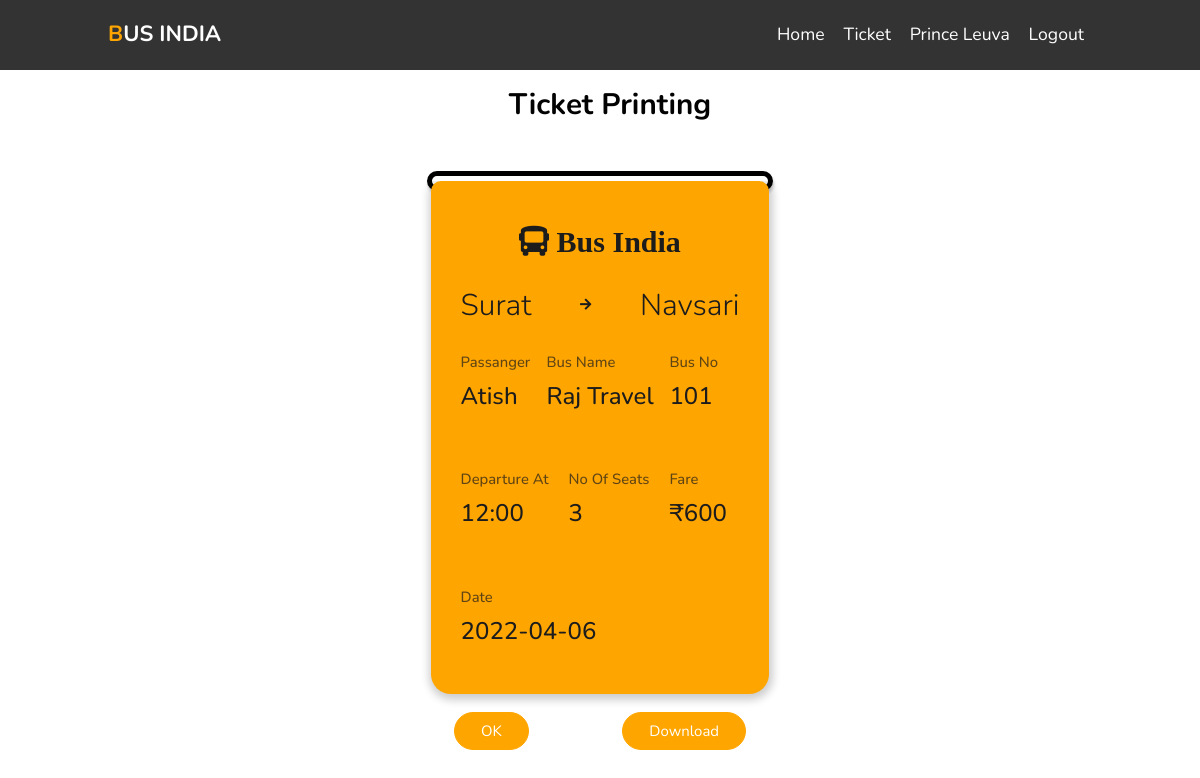
The page /profile/test.php?t_id=134 (signed in) on the database its author committed.
### tables this page shows
CREATE TABLE IF NOT EXISTS `ticket` (
  `id` int NOT NULL,
  `uid` int NOT NULL,
  `pname` varchar(20) NOT NULL,
  `busnumber` varchar(20) NOT NULL,
  `busname` varchar(20) NOT NULL,
  `date` date NOT NULL,
  `departure` varchar(20) NOT NULL,
  `duration` varchar(20) NOT NULL,
  `arrival` varchar(20) NOT NULL,
  `seat` varchar(20) NOT NULL,
  `fare` varchar(20) NOT NULL,
  `pay` varchar(20) NOT NULL
);

### profile/test.php (the view, shortened to what this page needs)
<?php
include('../admin/config/dbcon.php');
?>
<!DOCTYPE html>
<html lang="en">
<head>
    <link href="https://maxcdn.bootstrapcdn.com/font-awesome/4.3.0/css/font-awesome.min.css" rel="stylesheet">
<link rel="stylesheet" href="https://netdna.bootstrapcdn.com/bootstrap/3.3.4/css/bootstrap.min.css">
<link rel="stylesheet" href="../ticket.css">
<link href="https://maxcdn.bootstrapcdn.com/font-awesome/4.3.0/css/font-awesome.min.css" rel="stylesheet">
    <link rel="stylesheet" href="https://unpkg.com/swiper/swiper-bundle.min.css" />
    <link rel="stylesheet" href="https://cdnjs.cloudflare.com/ajax/libs/font-awesome/5.15.3/css/all.min.css">
    <link rel="stylesheet" href="style.css">
</head>
<body style="font-size: 18.5px;">
<header style="padding: 0rem 9%;">
    <a href="../user.php" class="logo"><span>B</span>US INDIA</a>
    <nav class="navbar" style="padding-top: 20px;">
    <a href="../user.php" > Home</a>
                <a href="../ticket.php" >Ticket</a>
                <a href="profile.php" >
                <?php
                if(isset($_SESSION['auth']))
                {
                echo $_SESSION['auth_user']['user_name'];
                }
                else{
                echo "not logged in";
                }
                ?></a>
            <a href="../logout.php" >Logout</a>
    </nav>
</header>
<main class="ticket-system" style="padding-top: 68px;">
   <?php
                                       if(isset($_GET['t_id']))
                                       {
                                       $user_id = $_GET['t_id'];
                                       $query= "SELECT * FROM ticket WHERE id='$user_id'";
                                       $query_run = mysqli_query($con, $query);
                                       if(mysqli_num_rows ($query_run) > 0)
                                       {
                                       foreach($query_run as $row)
                                       {
                                                ?>
       <div class="top">
   <h1 class="title"><b>Ticket Printing</b></h1>
   </div>
   <div class="receipts-wrapper">
      <div class="receipts" id="printableArea">
         <div class="receipt">
         <h2 style="text-align: center"><i class="fa fa-bus"> Bus India</i></h2>
            <div class="route" style="font-size: 0.7em;">
               <h2 name="departure"><?php echo $row['departure']; ?></h2>
                  <i class="fas fa-arrow-right"></i>
               <h2 name="arrival"><?php echo $row['arrival']; ?></h2>
            </div>
            <div class="details">
               <div class="item">
                  <span>Passanger</span>
                  <h3 name="pname"><?php echo $row['pname']; ?></h3>
               </div>
               <div class="item">
                  <span>Bus Name</span>
                  <h3 name="busname"><?php echo $row['busname']; ?><h3>
               </div>
               <div class="item">
                  <span>Bus No</span>
                  <h3 name="busno"><?php echo $row['busnumber']; ?></h3>
               </div>
               <div class="item">
                 <span>Departure At</span>
                  <h3 name="duration"><?php echo $row['duration']; ?></h3>
               </div>
               <div class="item">
                 <span>No of Seats</span>
                  <h3 name="seats"><?php echo $row['seat']; ?><h3>
               </div>
               <div class="item">
                 <span>Fare</span>
                 <h3 name="">₹<?php echo $row['fare']; ?></h3>
               </div>
                                                                   <div class="item">
                                                                   <span>Date</span>
               <h3><?php echo $row['date']; ?></h3>
                                                               </div>
            </div>
         </div>
         <?php
                                                                }
                                                                }
                                                                else
                                                                {
                                                                echo "<h4>No Record Found. !</h4>";
                                                                }
                                                                }
                                                                 ?>
      </div>
      <div class="description">
               <a href="../user.php" class="btn btn-primary btn-sm float-right" style="border-radius: 50px;right: 5rem;position: relative;top: 1rem;">OK</a>
      <input type="button"  class="btn btn-primary btn-sm float-right" onclick="printDiv('printableArea')" value="Download" style="border-radius: 50px;left: 5rem;position: relative;top: 1rem;"/>
   </div>
</main>
</body>
</html>

### ticket.css (style rules this page uses)
* { box-sizing: border-box; }
html, body { height: 100%; margin: 0; }
body { @import url("https://fonts.googleapis.com/css?family=Ubuntu:300,400,500,700"); font-family: "Ubuntu", sans-serif; background-color: #ffffff; height: 100%; -webkit-font-smoothing: antialiased; -moz-osx-font-smoothing: grayscale; text-align: center; color: #1c1c1c; display: flex; justify-content: center; }
.ticket-system { max-width: 385px; }
.ticket-system .top { display: flex; align-items: center; flex-direction: column; }
.ticket-system .top .title { font-weight: normal; font-size: 1.6em; text-align: left; margin-left: 20px; margin-bottom: 50px; color: rgb(2, 2, 2); }
.ticket-system .receipts-wrapper { overflow: hidden; margin-top: -10px; padding-bottom: 10px; }
.ticket-system .receipts { width: 100%; display: flex; align-items: center; flex-direction: column; transform: translateY(-510px); -webkit-animation-duration: 2.5s; animation-duration: 2.5s; -webkit-animation-delay: 500ms; animation-delay: 500ms; -webkit-animation-name: print; animation-name: print; -webkit-animation-fill-mode: forwards; animation-fill-mode: forwards; }
.ticket-system .receipts .receipt { padding: 25px 30px; text-align: left; min-height: 200px; width: 88%; background-color: #ffa500; border-radius: 10px 10px 20px 20px; box-shadow: 1px 3px 8px 3px rgba(0, 0, 0, 0.2); }
.ticket-system .receipts .receipt .route { display: flex; justify-content: space-between; align-items: center; margin: 30px 0; }
.ticket-system .receipts .receipt .route h2 { font-weight: 300; margin: 0; }
.ticket-system .receipts .receipt .details { display: flex; justify-content: space-between; flex-wrap: wrap; }
.ticket-system .receipts .receipt .details .item { display: flex; flex-direction: column; min-width: 70px; }
.ticket-system .receipts .receipt .details .item span { font-size: 0.8em; color: rgba(28, 28, 28, 0.7); font-weight: 500; }
.ticket-system .receipts .receipt .details .item h3 { margin-top: 10px; margin-bottom: 25px; }

### profile/style.css (style rules this page uses)
:root { --orange: #ffa500; }
* { font-family: 'Nunito', sans-serif; margin: 0; padding: 0; box-sizing: border-box; text-transform: capitalize; outline: none; border: none; text-decoration: none; transition: all .2s linear; }
html { font-size: 62.5%; overflow-x: hidden; scroll-padding-top: 6rem; scroll-behavior: smooth; }
.btn { display: inline-block; margin-top: 1rem; background: var(--orange); color: #fff; padding: .8rem 3rem; border: .2rem solid var(--orange); cursor: pointer; font-size: 1.7rem; }
header { position: fixed; top: 0; left: 0; right: 0; background: #333; z-index: 1000; display: flex; align-items: center; justify-content: space-between; padding: 2rem 9%; padding-top: 0rem; }
header .logo { font-size: 2.5rem; font-weight: bolder; color: #fff; text-transform: uppercase; }
header .logo span { color: var(--orange); }
header .navbar a { color: #fff; font-size: 2rem; margin: 0 .8rem; }
@media (max-width:1200px) { html { font-size: 55%; } }

### rows shown on the page
ticket: departure "Surat", arrival "Navsari", pname "Atish", busname "Raj Travel", busnumber "101", duration "12:00", seat "3", fare "600", date "2022-04-06"

### other values the page prints
$_SESSION['auth_user']['user_name'] "Prince Leuva"
